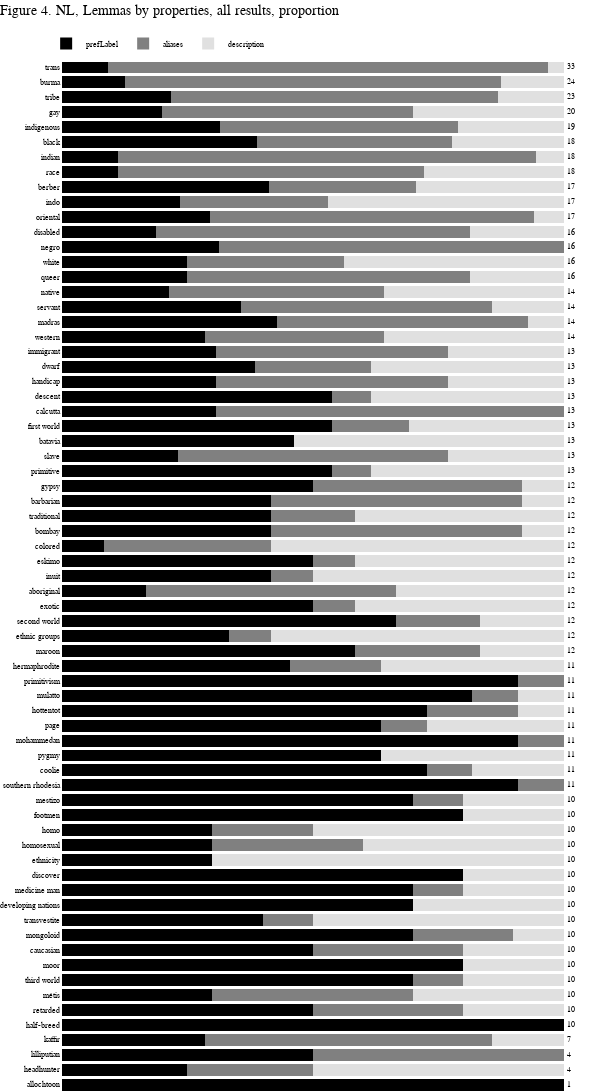

Notebook cell for this chart:
### Code cell
lemmas = list(to_plot_p['lemma'])
pref = list(to_plot_p['wd_pref_p'])
alias = list(to_plot_p['wd_aliases_p'])
descr = list(to_plot_p['wd_descr_p'])
text_marker = list(to_plot_p['wd_total'])

bar_chart = go.Figure(data=[
    go.Bar(name="prefLabel",
           x=pref,
           y=lemmas,
           hovertext=to_plot['wd_pref'],
           orientation='h',
           marker_color='rgb(0,0,0)'),
    
    go.Bar(name="aliases",
           x=alias,
           y=lemmas,
           hovertext=to_plot['wd_aliases'],
           orientation='h',
           marker_color='rgb(128, 128, 128)'),
    
    go.Bar(name="description",
           x=descr,
           y=lemmas,
           hovertext=to_plot['wd_descr'],
           orientation='h',
           marker_color='rgb(224, 224, 224)',
           text=text_marker,
           textposition='outside')

])

bar_chart.update_layout(barmode='stack',
                  width=590,
                  height=1230,
                  bargap=0.2,
                  paper_bgcolor='rgb(255, 255, 255)',
                  plot_bgcolor='rgb(255, 255, 255)',
                  title={"text":"Figure 4. NL, Lemmas by properties, all results, proportion",
                        "x":0,
                        "y":1,
                        "yanchor":"top",
                        "yref":"paper",
                        "pad":{"t":-55},
                        "font":{"size":14}},
                  
                  margin=dict(
                    l=0,
                    r=0,
                    b=0,
                    t=60,
                    pad=1),
                  
                  font=dict(
                    family="Arial",
                    size=8,
                    color="black"),
                  
                  legend=dict(
                    traceorder="normal",
                    orientation="h",
                    itemsizing='constant',
                    itemwidth=30,
                    yanchor="top",
                    y=1.03,
                    xanchor="left",
                    x=-0.03,
                    font=dict(
                    family="Arial",
                    size=8,
                    color="black"
                )),
                 )

bar_chart.update_traces(marker=dict(line=dict(width=0),line_color="black"),hoverinfo='text',
                 textfont_size=8, selector=dict(type='bar'))

bar_chart.update_yaxes(showgrid=False,
                visible=True)

bar_chart.update_xaxes(showgrid=False,
                visible=False)

bar_chart.show()

### Figure 1 — Plotly figure (JSON) as saved in the notebook; plotly's stock layout.template omitted (floating-point values rounded to 4 significant figures)
{"data": [{"hoverinfo": "text", "hovertext": ["1", "1", "2", "2", "8", "3", "3", "3", "8", "7", "7", "7", "7", "5", "8", "7", "3", "4", "5", "10", "10", "9", "8", "7", "5", "10", "7", "8", "10", "6", "5", "5", "5", "1", "6", "5", "7", "2", "6", "8", "4", "7", "3", "6", "7", "4", "7", "4", "5", "4", "5", "3", "6", "4", "4", "4", "5", "3", "4", "7", "5", "2", "2", "7", "6", "4", "5", "3", "3"], "marker": {"color": "rgb(0,0,0)", "line": {"color": "black", "width": 0}}, "name": "prefLabel", "orientation": "h", "textfont": {"size": 8}, "type": "bar", "x": [100, 25, 50, 28.57, 100, 50, 30, 70, 80, 50, 70, 40, 70, 70, 80, 30, 30, 30, 80, 70, 90.91, 72.73, 63.64, 90.91, 63.64, 72.73, 81.82, 90.91, 45.45, 58.33, 33.33, 66.67, 50, 16.67, 41.67, 50, 8.333, 41.67, 41.67, 41.67, 50, 53.85, 23.08, 46.15, 53.85, 30.77, 53.85, 30.77, 38.46, 30.77, 28.57, 42.86, 35.71, 21.43, 25, 25, 31.25, 18.75, 29.41, 23.53, 41.18, 11.11, 11.11, 38.89, 31.58, 20, 21.74, 12.5, 9.091], "y": ["allochtoon", "headhunter", "lilliputian", "kaffir", "half-breed", "retarded", "métis", "third world", "moor", "caucasian", "mongoloid", "transvestite", "developing nations", "medicine man", "discover", "ethnicity", "homosexual", "homo", "footmen", "mestizo", "southern rhodesia", "coolie", "pygmy", "mohammedan", "page", "hottentot", "mulatto", "primitivism", "hermaphrodite", "maroon", "ethnic groups", "second world", "exotic", "aboriginal", "inuit", "eskimo", "colored", "bombay", "traditional", "barbarian", "gypsy", "primitive", "slave", "batavia", "first world", "calcutta", "descent", "handicap", "dwarf", "immigrant", "western", "madras", "servant", "native", "queer", "white", "negro", "disabled", "oriental", "indo", "berber", "race", "indian", "black", "indigenous", "gay", "tribe", "burma", "trans"]}, {"hoverinfo": "text", "hovertext": ["0", "1", "2", "4", "0", "2", "3", "0", "0", "1", "0", "1", "2", "3", "0", "1", "4", "1", "3", "0", "1", "1", "2", "1", "2", "1", "0", "1", "1", "5", "6", "2", "6", "4", "1", "1", "3", "6", "1", "2", "1", "1", "7", "0", "2", "9", "1", "6", "3", "6", "7", "6", "7", "5", "9", "5", "11", "10", "5", "5", "11", "11", "15", "7", "9", "10", "15", "18", "29"], "marker": {"color": "rgb(128, 128, 128)", "line": {"color": "black", "width": 0}}, "name": "aliases", "orientation": "h", "textfont": {"size": 8}, "type": "bar", "x": [0, 25, 50, 57.14, 0, 30, 40, 10, 0, 30, 20, 10, 0, 10, 0, 0, 30, 20, 0, 10, 9.091, 9.091, 0, 9.091, 9.091, 18.18, 9.091, 9.091, 18.18, 25, 8.333, 16.67, 8.333, 50, 8.333, 8.333, 33.33, 50, 16.67, 50, 41.67, 7.692, 53.85, 0, 15.38, 69.23, 7.692, 46.15, 23.08, 46.15, 35.71, 50, 50, 42.86, 56.25, 31.25, 68.75, 62.5, 64.71, 29.41, 29.41, 61.11, 83.33, 38.89, 47.37, 50, 65.22, 75, 87.88], "y": ["allochtoon", "headhunter", "lilliputian", "kaffir", "half-breed", "retarded", "métis", "third world", "moor", "caucasian", "mongoloid", "transvestite", "developing nations", "medicine man", "discover", "ethnicity", "homosexual", "homo", "footmen", "mestizo", "southern rhodesia", "coolie", "pygmy", "mohammedan", "page", "hottentot", "mulatto", "primitivism", "hermaphrodite", "maroon", "ethnic groups", "second world", "exotic", "aboriginal", "inuit", "eskimo", "colored", "bombay", "traditional", "barbarian", "gypsy", "primitive", "slave", "batavia", "first world", "calcutta", "descent", "handicap", "dwarf", "immigrant", "western", "madras", "servant", "native", "queer", "white", "negro", "disabled", "oriental", "indo", "berber", "race", "indian", "black", "indigenous", "gay", "tribe", "burma", "trans"]}, {"hoverinfo": "text", "hovertext": ["0", "2", "0", "1", "2", "5", "4", "7", "2", "2", "3", "2", "1", "2", "2", "2", "3", "5", "2", "0", "0", "1", "1", "3", "4", "0", "4", "2", "0", "1", "1", "5", "1", "7", "5", "6", "2", "4", "5", "2", "7", "5", "3", "7", "4", "0", "5", "3", "5", "3", "2", "5", "1", "5", "3", "7", "0", "3", "8", "5", "1", "5", "1", "4", "4", "6", "3", "3", "1"], "marker": {"color": "rgb(224, 224, 224)", "line": {"color": "black", "width": 0}}, "name": "description", "orientation": "h", "text": ["1", "4", "4", "7", "10", "10", "10", "10", "10", "10", "10", "10", "10", "10", "10", "10", "10", "10", "10", "10", "11", "11", "11", "11", "11", "11", "11", "11", "11", "12", "12", "12", "12", "12", "12", "12", "12", "12", "12", "12", "12", "13", "13", "13", "13", "13", "13", "13", "13", "13", "14", "14", "14", "14", "16", "16", "16", "16", "17", "17", "17", "18", "18", "18", "19", "20", "23", "24", "33"], "textfont": {"size": 8}, "textposition": "outside", "type": "bar", "x": [0, 50, 0, 14.29, 0, 20, 30, 20, 20, 20, 10, 50, 30, 20, 20, 70, 40, 50, 20, 20, 0, 18.18, 36.36, 0, 27.27, 9.091, 9.091, 0, 36.36, 16.67, 58.33, 16.67, 41.67, 33.33, 50, 41.67, 58.33, 8.333, 41.67, 8.333, 8.333, 38.46, 23.08, 53.85, 30.77, 0, 38.46, 23.08, 38.46, 23.08, 35.71, 7.143, 14.29, 35.71, 18.75, 43.75, 0, 18.75, 5.882, 47.06, 29.41, 27.78, 5.556, 22.22, 21.05, 30, 13.04, 12.5, 3.03], "y": ["allochtoon", "headhunter", "lilliputian", "kaffir", "half-breed", "retarded", "métis", "third world", "moor", "caucasian", "mongoloid", "transvestite", "developing nations", "medicine man", "discover", "ethnicity", "homosexual", "homo", "footmen", "mestizo", "southern rhodesia", "coolie", "pygmy", "mohammedan", "page", "hottentot", "mulatto", "primitivism", "hermaphrodite", "maroon", "ethnic groups", "second world", "exotic", "aboriginal", "inuit", "eskimo", "colored", "bombay", "traditional", "barbarian", "gypsy", "primitive", "slave", "batavia", "first world", "calcutta", "descent", "handicap", "dwarf", "immigrant", "western", "madras", "servant", "native", "queer", "white", "negro", "disabled", "oriental", "indo", "berber", "race", "indian", "black", "indigenous", "gay", "tribe", "burma", "trans"]}], "layout": {"bargap": 0.2, "barmode": "stack", "font": {"color": "black", "family": "Arial", "size": 8}, "height": 1230, "legend": {"font": {"color": "black", "family": "Arial", "size": 8}, "itemsizing": "constant", "itemwidth": 30, "orientation": "h", "traceorder": "normal", "x": -0.03, "xanchor": "left", "y": 1.03, "yanchor": "top"}, "margin": {"b": 0, "l": 0, "pad": 1, "r": 0, "t": 60}, "paper_bgcolor": "rgb(255, 255, 255)", "plot_bgcolor": "rgb(255, 255, 255)", "title": {"font": {"size": 14}, "pad": {"t": -55}, "text": "Figure 4. NL, Lemmas by properties, all results, proportion", "x": 0, "y": 1, "yanchor": "top", "yref": "paper"}, "width": 590, "xaxis": {"showgrid": false, "visible": false}, "yaxis": {"showgrid": false, "visible": true}}}
